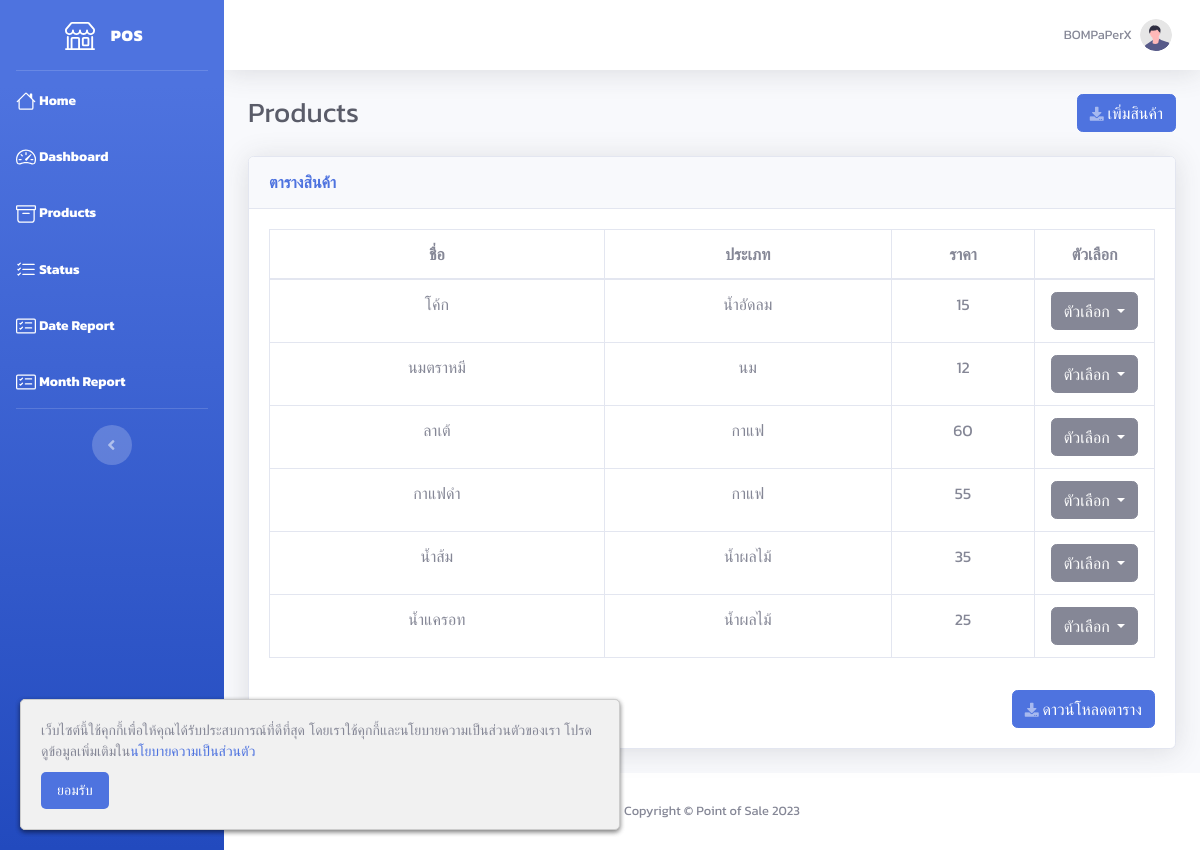
The page /product.php (signed in) on the database its author committed.
### tables this page shows
CREATE TABLE `user` (
  `user_id` int(10) NOT NULL,
  `email` varchar(255) NOT NULL,
  `password` varchar(255) NOT NULL,
  `password_view` varchar(255) NOT NULL,
  `status` tinyint(1) NOT NULL COMMENT '0=disable\r\n1=enable',
  `agree` tinyint(1) NOT NULL,
  `firstname` varchar(255) NOT NULL,
  `lastname` varchar(255) NOT NULL,
  `id_number` varchar(13) NOT NULL,
  `phone` varchar(10) NOT NULL,
  `line` varchar(255) NOT NULL,
  `address` text NOT NULL,
  `store` varchar(255) NOT NULL,
  `description` text NOT NULL,
  `img_path` text NOT NULL
);

CREATE TABLE `product` (
  `product_id` int(10) NOT NULL,
  `type_id` int(10) NOT NULL,
  `user_id` int(10) NOT NULL,
  `name` varchar(255) NOT NULL,
  `description` text NOT NULL,
  `price` int(10) NOT NULL,
  `discount` int(10) NOT NULL,
  `img_path` text NOT NULL
);

CREATE TABLE `type` (
  `type_id` int(10) NOT NULL,
  `type` varchar(255) NOT NULL
);

### product.php (the view, shortened to what this page needs)
<!DOCTYPE html>
<html lang="en">
<?php
require 'include/connect.php';
include 'include/header.php';
$user_id = $_SESSION['user_id'];
$product_data = $connect->prepare("SELECT * FROM product INNER JOIN type ON product.type_id = type.type_id WHERE user_id = '$user_id'");
$product_data->execute();
$row_product = $product_data->fetchAll(PDO::FETCH_ASSOC);
?>
<body id="page-top">
    <div id="wrapper">
        <?php include 'include/sidebar.php'; ?>
        <div id="content-wrapper" class="d-flex flex-column">
            <div id="content">
                <?php include 'include/topbar.php'; ?>
                <div class="container-fluid">
                    <div class="d-sm-flex align-items-center justify-content-between mb-4">
                        <h1 class="h3 mb-0 text-gray-800">Products</h1>
                        <button type="button" class="btn btn-primary" data-toggle="modal" data-target="#insert_product">
                            <i class="fas fa-download fa-sm text-white-50"></i> เพิ่มสินค้า
                        </button>
                    </div>
                    <div class="card shadow mb-4">
                        <div class="card-header py-3">
                            <h6 class="m-0 font-weight-bold text-primary">ตารางสินค้า</h6>
                        </div>
                        <div class="card-body">
                            <div class="table-responsive">
                                <table class="table table-bordered" id="dataTable" width="100%" cellspacing="0">
                                    <thead>
                                        <tr>
                                            <th width="35%" class="text-center">ชื่อ</th>
                                            <th width="30%" class="text-center">ประเภท</th>
                                            <th width="15%" class="text-center">ราคา</th>
                                            <th width="10%" class="text-center">ตัวเลือก</th>
                                        </tr>
                                    </thead>
                                    <tbody>
                                        <?php
                                        foreach ($row_product as $row) {
                                        ?>
                                            <tr>
                                                <td class="text-center"><?= $row['name'] ?></td>
                                                <td class="text-center"><?= $row['type'] ?></td>
                                                <td class="text-center"><?= $row['price'] - $row['discount'] ?></td>
                                                <td class="text-center">
                                                    <div class="dropdown">
                                                        <button class="btn btn-secondary dropdown-toggle" type="button" data-toggle="dropdown" aria-expanded="false">
                                                            ตัวเลือก
                                                        </button>
                                                    </div>
                                                </td>
                                            </tr>
                                        <?php } ?>
                                    </tbody>
                                </table>
                            </div>
                            <button id="download_link" onClick="javascript:ExcelReport();" class="btn btn-primary float-right mt-3">
                                <i class="fas fa-download fa-sm text-white-50"></i> ดาวน์โหลดตาราง
                            </button>
                        </div>
                    </div>
                </div>
            </div>
            <?php include 'include/footer.php'; ?>
        </div>
    </div>
</body>
</html>

### include/topbar.php (shortened to what this page needs)
<?php
if (isset($_SESSION['user_id'])) {
    $user_id = $_SESSION['user_id'];
    $profile = $connect->prepare("SELECT * FROM user WHERE user_id = :user_id");
    $profile->bindParam(":user_id", $user_id);
    $profile->execute();
    $row_profile = $profile->fetch(PDO::FETCH_ASSOC);
} else {
    $admin_id = $_SESSION['admin_id'];
    $profile = $connect->prepare("SELECT * FROM admin WHERE admin_id = :admin_id");
    $profile->bindParam(":admin_id", $admin_id);
    $profile->execute();
    $row_profile = $profile->fetch(PDO::FETCH_ASSOC);
}
?>
<nav class="navbar navbar-expand navbar-light bg-white topbar mb-4 static-top shadow">
    <ul class="navbar-nav ml-auto">
        <li class="nav-item dropdown no-arrow">
            <a class="nav-link dropdown-toggle" href="#" id="userDropdown" role="button" data-toggle="dropdown" aria-haspopup="true" aria-expanded="false">
                <span class="mr-2 d-none d-lg-inline text-gray-600 small"><?= isset($_SESSION['user_id']) ? $row_profile['store'] : $row_profile['firstname'] . ' ' . $row_profile['lastname'] ?></span>
                <img class="img-profile rounded-circle" src="../img/undraw_profile.svg">
            </a>
        </li>
    </ul>
</nav>

### include/header.php (style rules this page uses)
body { font-family: 'Kanit', sans-serif; }

### rows shown on the page
user: store "BOMPaPerX"
product: name "โค้ก", type.type "น้ำอัดลม", $row['price']-$row['discount'] "15"
product: name "นมตราหมี", type.type "นม", $row['price']-$row['discount'] "12"
product: name "ลาเต้", type.type "กาแฟ", $row['price']-$row['discount'] "60"
product: name "กาแฟดำ", type.type "กาแฟ", $row['price']-$row['discount'] "55"
product: name "น้ำส้ม", type.type "น้ำผลไม้", $row['price']-$row['discount'] "35"
product: name "น้ำแครอท", type.type "น้ำผลไม้", $row['price'] - $row['discount'] "25"
